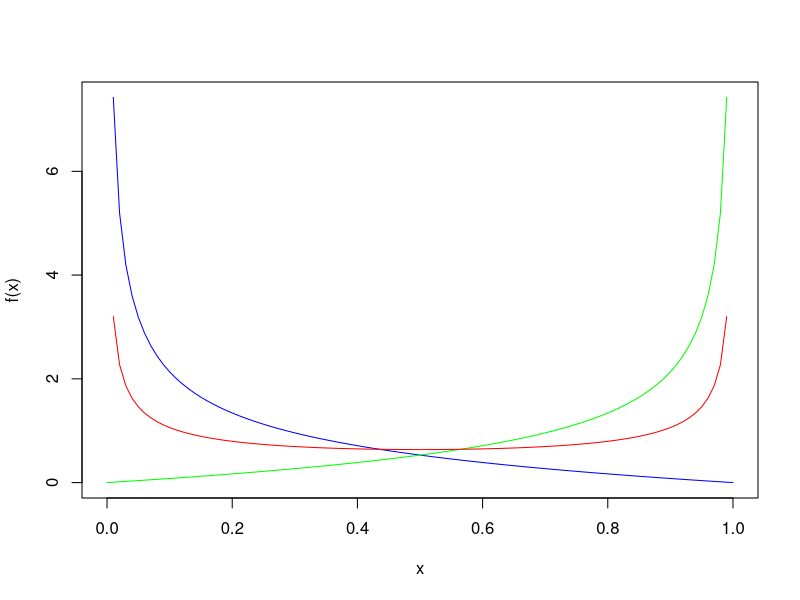

This chart was generated by the following R code:
# Exercise 2.17
claim_dist <- function(x) {
	return (
		1-exp(
			-3*x**.5
		)
	)
}
# i
	# a
	reps <- 1000
	set.seed(47)
	u <- runif(reps, 0, 1)
	# b
	S <- (-1/3*log(1-u))**2
	# c
	print(
		paste(
			"mean of claims:",
			round(mean(S),4),
			"SD of claims:",
			round(
				sqrt(sum((S-mean(S))**2)/(reps-1)),
				4
			)
		)
	)
# ii
	# a
	curve(dbeta(x, 0.5, 2),0, 1, col="blue", ylab="f(x)")
	# b
	x <- seq(0, 1, .01)
	lines(x, dbeta(x, 2, .5), col="green")
	# c
	lines(x, dbeta(x, .5, .5), col="red")
# iii
	# a
	pbeta(.8, 2, .5)-pbeta(.2, 2, .5)
	# b
	pbeta(.7, .5, .5, lower=FALSE)
# iv
qbeta(.65, .5, 2, lower=FALSE)